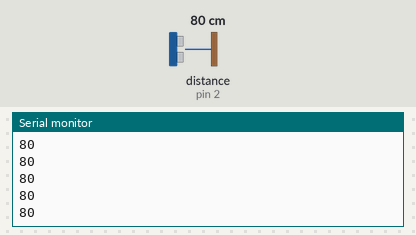
Simulated run of this sketch. Board: Arduino Uno, built with avr-gcc and run on an emulated ATmega328P. Shown: the last lines printed to the serial monitor. The test bench sets the inputs (shaded band); at power-on: distance to the obstacle (sensor on pin 2) 80 cm. The echo pulse lasts 58.3 µs per cm.

Above: at 1.2 s.
1.3 s: distance to the obstacle (sensor on pin 2) set to 2 cm
At 1.34 s:
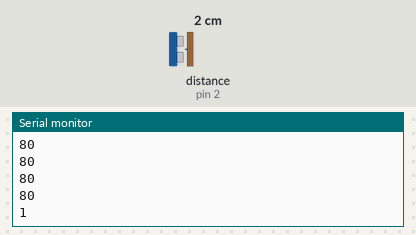
2.8 s: distance to the obstacle (sensor on pin 2) set to 4 cm
At 2.81 s:
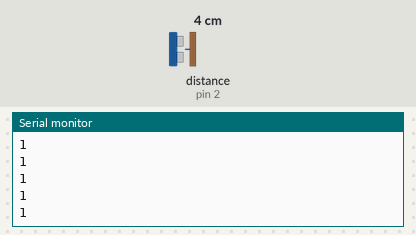
Timing chart, 0 to 5.8 s (numbered marks = the images above; inputs shaded):
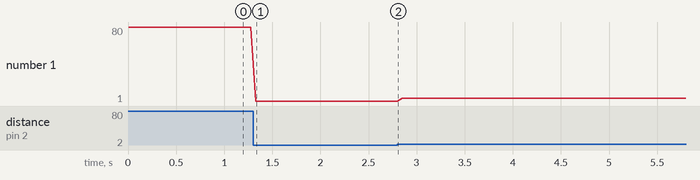

The sketch:

ultra_sonic_nodemcu.ino
```cpp
#define echoPin 2
#define trigPin 0
long duration,distance;
void setup()
{
  Serial.begin(9600);
  pinMode(echoPin,INPUT);
  pinMode(trigPin,OUTPUT);
}
void loop()
{
  digitalWrite(trigPin,LOW);
  delayMicroseconds(2);
  digitalWrite(trigPin,HIGH);
  delayMicroseconds(10);
  digitalWrite(trigPin,LOW);
  duration = pulseIn(echoPin,HIGH);
  distance = duration/58.2;
  Serial.println(distance);
  delay(50);
}
```

Measured:
- after the input at 1.3 s, the serial monitor: prints a new line at once (image 1)
- plotted number 1: 80 → 1 after the input at 1.3 s, 1 → 4 after the input at 2.8 s
